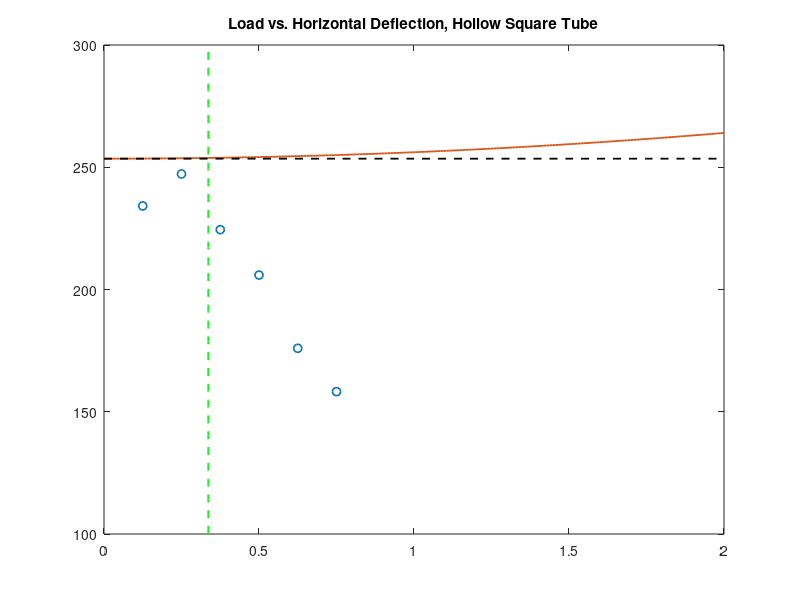

Here is the MATLAB script that generated this plot: (Note: this script raises an error after producing the figure.)
% --- 
% 
% Lab 4 Structures
% 
% ---
%% housekeepin
clear; clc; close;
%% disp in inches // voltages in V
dispSquare1 = [ 1/8 , 1/4 , 3/8 , 1/2 , 5/8 , 6/8 ];
voltSquare1 = [ .555  .586 .532 .488 .417 .375 ];

dispRect1 = [1/16 2/16 3/16 4/16 5/16 6/16 7/16 8/16 9/16 10/16 11/16 ...
    12/16 13/16 14/16 15/16 16/16 17/16 18/16];
voltRect1 = [.323 .334 .338 .338 .339 .339 .339 .339 .339 ... 
    .339 .338 .336 .333 .330 .330 .327 .319 .310];

% julians data
dispSquare2 = [ 0 0.25 0.50 0.75 1.00 1.25 1.50 1.75 2.00];
voltSquare2 = [.268 .575 .5821 .563 .528 .445 .379 .315 .284];

dispRect2 = [ 0 0.25 0.50 0.75 1.00 1.25 1.50 1.75 2.00];
voltRect2 = [ .3185 .3523 .3523 .3528 .3523 .3465 .331 .310 .295];

% cav data 

%% converstion to lbs from V
conv = 1000/2.37;
voltSquare1 = voltSquare1*conv;
voltRect1 = voltRect1*conv;
voltSquare2 = voltSquare2*conv;
voltRect2 = voltRect2*conv;

%% ---- BREAK POINT IN CODEE ----


L = 10.5; %inches
L = L + 0.4; %connector pieces

E_square = 10000000;
E_rect = 10000000;

I_square = .0003051757813;
I_rect = .0001627604167;

stress_square = 35000;
stress_rect = 35000;

strain_square = stress_square/E_square;
strain_rect = stress_rect/E_rect;

P_cr_square = (pi^2*E_square*I_square)/L^2;
P_cr_rect = (pi^2*E_rect*I_rect)/L^2;


delt = linspace(0,2,10000);
x = L/2;
v = @(del) del*sin((pi*x)/L);
k_square = @(del) del*(pi^2/L^2)*sin((pi*x)/L)*0.125;
k_rect = @(del) del*(pi^2/L^2)*sin((pi*x)/L)*0.0625;

for i = 1:length(delt)
    vx(i) = v(delt(i));
    k_s_x = k_square(delt);
    k_r_x = k_rect(delt);
end
tol = 0.00001;
buck_s = delt(find(abs(k_s_x - double(strain_square))<tol,1));
buck_r = delt(find(abs(k_r_x - double(strain_rect))<tol,1));

%% analytical prediction
delta = linspace(0,2,200);
Ps = P_cr_square * ( 1 + (pi^2 /(8*L^2))*delta.^2);
Pr = P_cr_rect * ( 1 + (pi^2 /(8*L^2))*delta.^2);

%% Ploots
figure
plot(dispSquare1,voltSquare1,'o','LineWidth',1.2)
hold on
df = linspace(100,300,100);
yeet = zeros(1,length(df)) + buck_s;
plot(delta,Ps,'LineWidth',1.3)
plot(yeet,df,'--g','LineWidth',1.3)
title('Load vs. Horizontal Deflection, Hollow Square Tube')
xlim([0,2])
ylim([100,300])
% crit line
lb = zeros(1,length(0:.25:2)) + P_cr_square;
plot(0:.25:2,lb,'--k','LineWidth',1.3)
legend('Experimental Data','Analytical Prediction','Predicted Start of Post-Buckling','Critical Force','Location','E')

figure
plot(dispRect1,voltRect1,'o','LineWidth',1.2)
title('Load vs. Horizontal Deflection, Rectangular Bar')
xlim([0,2])
ylim([120,160])
hold on
df = linspace(120,160,100);
yeet = zeros(1,length(df)) + buck_r;
plot(delta,Pr,'LineWidth',1.3)
plot(yeet,df,'--g','LineWidth',1.3)
lb = zeros(1,length(0:.25:2)) + P_cr_rect;
plot(0:.25:2,lb,'--k','LineWidth',1.3)
legend('Experimental Data','Analytical Prediction','Predicted Start of Post-Buckling','Critical Force')


figure
plot(dispSquare2,voltSquare2,'o','LineWidth',1.2)
title('Load vs. Horizontal Deflection, Hollow Square Tube, [ALTERNATE DATA]')
xlim([0,2])
ylim([100,300])
hold on
df = linspace(100,300,100);
yeet = zeros(1,length(df)) + buck_s;
plot(delta,Ps,'LineWidth',1.3)
plot(yeet,df,'--g','LineWidth',1.3)
lb = zeros(1,length(0:.25:2)) + P_cr_square;
plot(0:.25:2,lb,'--k','LineWidth',1.3)
legend('Experimental Data','Analytical Prediction','Predicted Start of Post-Buckling','Critical Force','Location','SW')



figure
plot(dispRect2,voltRect2,'o','LineWidth',1.2)
title('Load vs. Horizontal Deflection, Rectangular Bar, [ALTERNATE DATA]')
hold on
ylim([120,160])
xlim([0,2])
df = linspace(120,160,100);
yeet = zeros(1,length(df)) + buck_r;
plot(delta,Pr,'LineWidth',1.3)
plot(yeet,df,'--g','LineWidth',1.3)
lb = zeros(1,length(0:.25:2)) + P_cr_rect;
plot(0:.25:2,lb,'--k','LineWidth',1.3)
legend('Experimental Data','Analytical Prediction','Predicted Start of Post-Buckling','Critical Force')